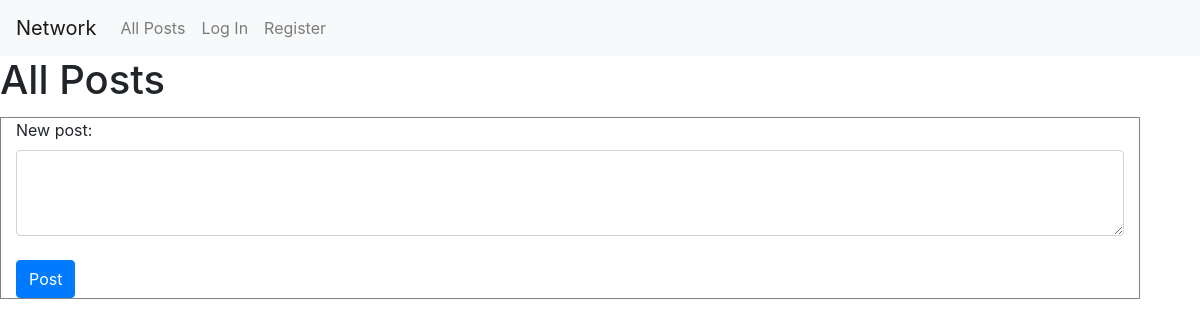
/, run on an earlier commit of the app's database.
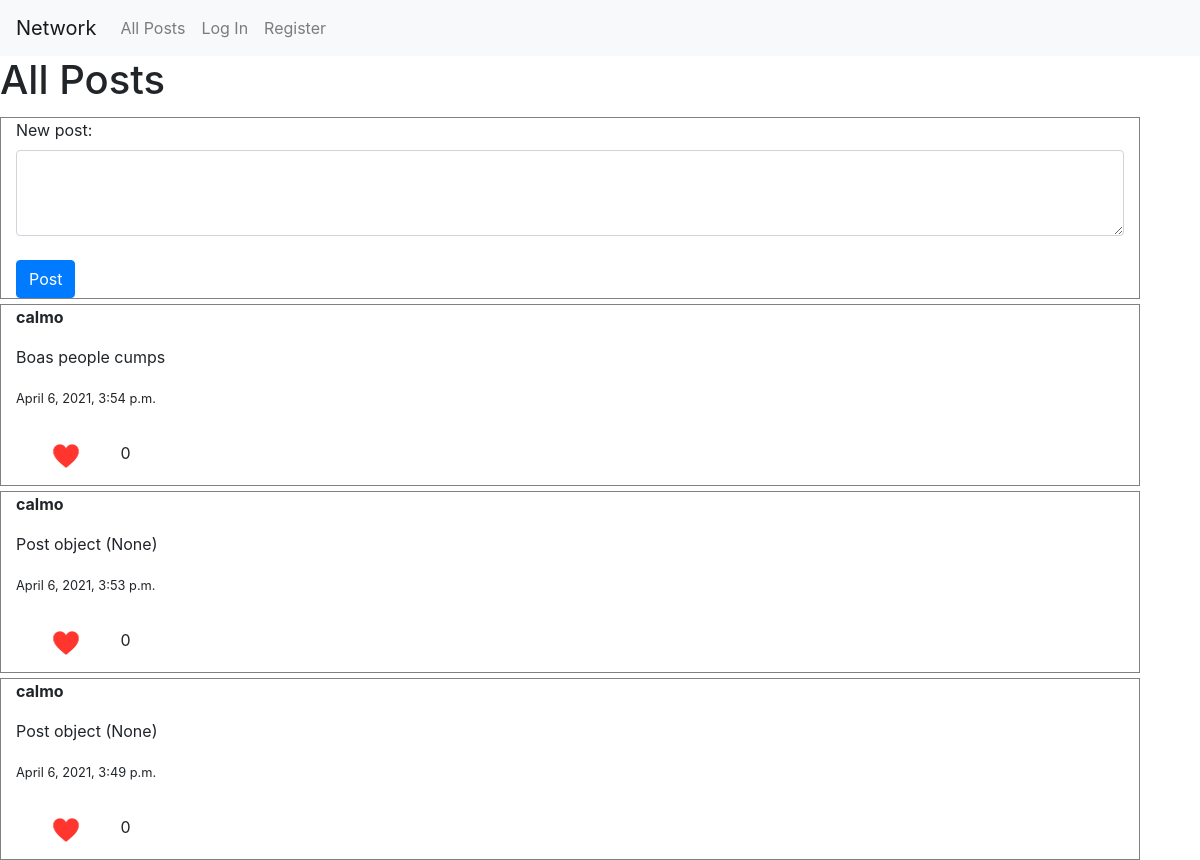
And on a later commit of the database.
### network/models.py (models this page shows)
class Post(models.Model):
    user = models.ForeignKey(settings.AUTH_USER_MODEL, on_delete=models.CASCADE)
    text = models.CharField(max_length= 300)
    created_at = models.DateTimeField(auto_now_add=True)
    likes = models.IntegerField(default = 0) # number of likes start at 0

class User(AbstractUser):
    pass

### network/views.py (the view)
# urls.py: path("", views.index, name="index"),
def index(request):
    all_posts = Post.objects.all() #- means that its desceding order newer to older
    all_posts = all_posts.order_by('-created_at')
    return render(request, "network/index.html",{
        "posts":all_posts,"form":NewPostForm()
    })

### network/views.py
class NewPostForm(forms.Form):
    New_Post = forms.CharField(widget = forms.Textarea(
        attrs = {
            'class': 'form-control','cols': 5, 'rows': 3
        }
    ))

### network/templates/network/index.html (shortened to what this page needs)
{% extends "network/layout.html" %}
{%load static %}
{% block body %}
    <h1>All Posts</h1>
    <div class="container"
      <form action="{% url 'new_post' %}" method="post">
          {{form}}
          <br>
        <input class="btn btn-primary" type="submit" value="Post">
    </div>
    <br><br><br>
    {% for post in posts%}
      <div class="container"
            <p ><strong>{{post.user.username}}</strong> </p>
            <p >{{post.text}}</p>
            <p> <small>{{post.created_at}}</small></p>
            <img src="{% static 'network/small-heart-icon-0.jpg' %}" width="100" height="60">
            <div class="image">
              {{post.likes}}
            </div>
      </div>
    {% endfor %}
{% endblock %}

### network/templates/network/layout.html (shortened to what this page needs)
{% load static %}
<!DOCTYPE html>
<html lang="en">
    <head>
        <link rel="stylesheet" href="https://stackpath.bootstrapcdn.com/bootstrap/4.4.1/css/bootstrap.min.css">
        <link href="{% static 'network/styles.css' %}" rel="stylesheet">
    </head>
    <body>
        <nav class="navbar navbar-expand-lg navbar-light bg-light">
            <a class="navbar-brand" href="#">Network</a>
            <div>
              <ul class="navbar-nav mr-auto">
                <li class="nav-item">
                  <a class="nav-link" href="{% url 'index' %}">All Posts</a>
                </li>
                {% if user.is_authenticated %}
                    <li class="nav-item">
                        <a class="nav-link" href="#">Following</a>
                    </li>
                    <li class="nav-item">
                        <a class="nav-link" href="{% url 'logout' %}">Log Out</a>
                    </li>
                {% else %}
                    <li class="nav-item">
                        <a class="nav-link" href="{% url 'login' %}">Log In</a>
                    </li>
                    <li class="nav-item">
                        <a class="nav-link" href="{% url 'register' %}">Register</a>
                    </li>
                {% endif %}
              </ul>
            </div>
          </nav>
        <div class="body">
            {% block body %}
            {% endblock %}
        </div>
    </body>
</html>

### network/templates/network/layout.html (style rules this page uses)
.container { border-style: groove; float:left; border-width: 1px; border-color: grey; margin-top:5px; }
.image { display:inline-block; }

What changed in the data, as far as the page shows it:
added Post: user.username "calmo", text "Boas people cumps", created_at "April 6, 2021, 3:54 p.m.", likes "0"
added Post: user.username "calmo", text "Post object (None)", created_at "April 6, 2021, 3:53 p.m.", likes "0"
added Post: user.username "calmo", text "Post object (None)", created_at "April 6, 2021, 3:49 p.m.", likes "0"
